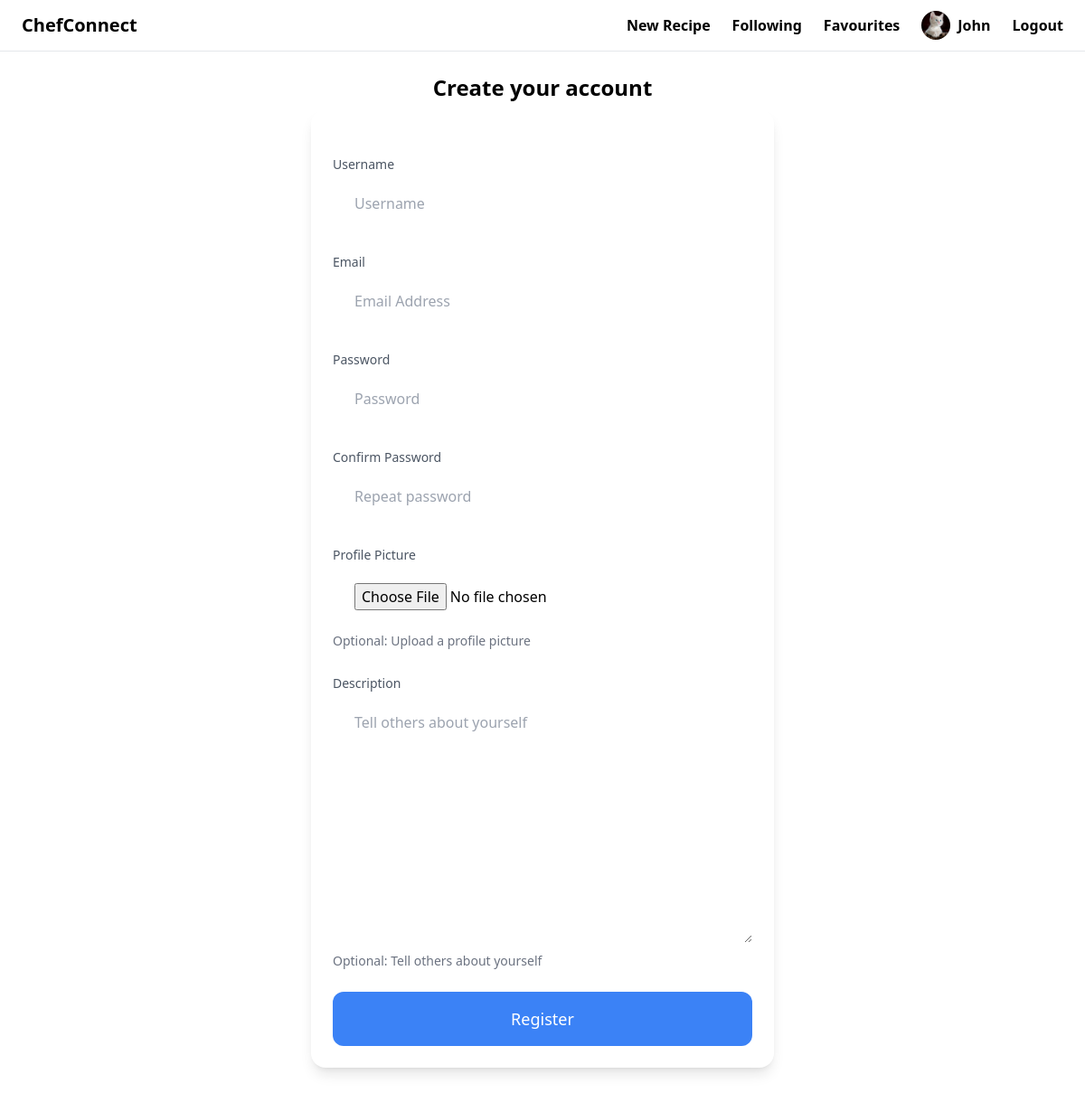
The page /users/register/ (signed in) on the database its author committed.
### users/models.py (models this page shows, shortened)
class CustomUser(AbstractUser):
    profile_picture = models.ImageField(upload_to="profile_pictures", blank=True, null=True)  # media/profile_pictures
    description = models.TextField(blank=True, null=True)

### users/views.py (the view)
# urls.py: path('register/', register_view, name="register"),
def register_view(request):
    if request.method == "POST":
        form = RegisterForm(request.POST, request.FILES)
        print("Form data:", request.POST)
        print("Form is valid:", form.is_valid())
        if not form.is_valid():
            print("Form errors:", form.errors)
        if form.is_valid():
            user = form.save()
            print(f"User created: {user.username}")
            print(f"User password hash: {user.password}")  # Check if password is hashed
            username = form.cleaned_data.get('username')
            password = form.cleaned_data.get('password1')
            print("username:", username, "password:", password)
            test_user = authenticate(username=username, password=password)
            print(f"Test authentication after registration: {test_user}")
            if test_user is None:
                from django.contrib.auth import get_user_model
                User = get_user_model()
                db_user = User.objects.filter(username=username).first()
                print(f"User in database: {db_user}")
                if db_user:
                    print(f"DB user password hash: {db_user.password}")
            return redirect("users:login")
    else:
        form = RegisterForm()
    return render(request, "users/register.html", {"form": form})

### users/forms.py
class RegisterForm(CustomUserCreationForm):
    class Meta:
        model = CustomUser
        fields = ("username", "email", "password1", "password2", "profile_picture", "description")
    username = forms.CharField(widget=forms.TextInput(attrs={
        'placeholder': 'Username',
        'class': 'w-full py-4 px-6 rounded-xl'
    }))
    email = forms.EmailField(widget=forms.EmailInput(attrs={
        'placeholder': 'Email Address',
        'class': 'w-full py-4 px-6 rounded-xl'
    }))
    password1 = forms.CharField(widget=forms.PasswordInput(attrs={
        'placeholder': 'Password',
        'class': 'w-full py-4 px-6 rounded-xl'
    }))
    password2 = forms.CharField(widget=forms.PasswordInput(attrs={
        'placeholder': 'Repeat password',
        'class': 'w-full py-4 px-6 rounded-xl'
    }))
    profile_picture = forms.ImageField(required=False, widget=forms.FileInput(attrs={
        'class': 'w-full py-4 px-6 rounded-xl'
    }))
    description = forms.CharField(required=False, widget=forms.Textarea(attrs={
        'placeholder': 'Tell others about yourself',
        'class': 'w-full py-4 px-6 rounded-xl'
    }))

### users/templates/users/register.html (shortened to what this page needs)
{% extends 'base.html' %}
{% block content %}
    <div class="min-h-screen flex justify-center py-3">
        <div class="w-full max-w-lg mx-4">
            <h2 class="text-2xl font-bold text-center mb-2">Create your account</h2>
            <form method="POST" enctype="multipart/form-data" action="{% url 'users:register' %}"
                  class="bg-white p-6 rounded-2xl shadow-lg space-y-6">
                <div class="space-y-1">
                    <label class="text-gray-600 text-sm font-medium">Username</label>
                    {{ form.username }}
                </div>
                <div class="space-y-1">
                    <label class="text-gray-600 text-sm font-medium">Email</label>
                    {{ form.email }}
                </div>
                <div class="space-y-1">
                    <label class="text-gray-600 text-sm font-medium">Password</label>
                    {{ form.password1 }}
                </div>
                <div class="space-y-1">
                    <label class="text-gray-600 text-sm font-medium">Confirm Password</label>
                    {{ form.password2 }}
                </div>
                <div class="space-y-1">
                    <label class="text-gray-600 text-sm font-medium">Profile Picture</label>
                    <div class="relative">
                        {{ form.profile_picture }}
                        <div class="mt-2 text-sm text-gray-500">
                            Optional: Upload a profile picture
                        </div>
                    </div>
                </div>
                <div class="space-y-1">
                    <label class="text-gray-600 text-sm font-medium">Description</label>
                    {{ form.description }}
                    <div class="mt-1 text-sm text-gray-500">
                        Optional: Tell others about yourself
                    </div>
                </div>
                <button type="submit"
                        class="w-full py-4 px-8 text-lg bg-blue-500 hover:bg-blue-700 rounded-xl text-white transition-colors duration-200">
                    Register
                </button>
            </form>
        </div>
    </div>
{% endblock %}

### templates/base.html (shortened to what this page needs)
{% load static %}
<!doctype html>
<html>
<head>
    <script src="https://cdn.tailwindcss.com"></script>
</head>
<body>
<nav class="relative py-3 px-4 md:px-6 border-b border-gray-200">
    <div class="max-w-7xl mx-auto">
        <div class="flex justify-between items-center">
            <a href="/" class="text-xl font-semibold">ChefConnect</a>
            <div class="hidden md:flex items-center space-x-6">
                <a href="{% url 'recipe:add_recipe' %}" class="text-base font-semibold hover:text-gray-500">New
                    Recipe</a>
                <a href="{% url 'users:following' %}" class="text-base font-semibold hover:text-gray-500">Following</a>
                <a href="{% url 'recipe:saved_recipes' %}" class="text-base font-semibold hover:text-gray-500">Favourites</a>
                {% if request.user.is_authenticated %}
                    <a href="{% url 'users:profile' %}" class="flex items-center space-x-2">
                        {% if request.user.profile_picture %}
                            <img src="{{ request.user.profile_picture.url }}" alt="Profile"
                                 class="w-8 h-8 rounded-full object-cover">
                        {% else %}
                            <div class="w-8 h-8 rounded-full bg-gray-300 flex items-center justify-center">
                                <span class="text-gray-600">{{ request.user.username|first|upper }}</span>
                            </div>
                        {% endif %}
                        <span class="text-base font-semibold hover:text-gray-500">{{ request.user.username | capfirst }}</span>
                    </a>
                    <a href="{% url 'users:logout' %}"
                       class="text-base font-semibold hover:text-red-700">Logout</a>
                {% endif %}
            </div>
        </div>
    </div>
</nav>
<div class="px-4 md:px-6 py-3">
    {% block content %}
    {% endblock %}
</div>
</body>
</html>

### rows shown on the page
CustomUser: user.profile_picture (picture), user.username "John"
